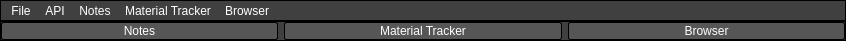
<?xml version="1.0" encoding="UTF-8"?>
<ui version="4.0">
 <class>MainWindow</class>
 <widget class="QMainWindow" name="MainWindow">
  <property name="geometry">
   <rect>
    <x>0</x>
    <y>0</y>
    <width>846</width>
    <height>44</height>
   </rect>
  </property>
  <property name="windowTitle">
   <string>GW2 Hub</string>
  </property>
  <property name="autoFillBackground">
   <bool>false</bool>
  </property>
  <property name="styleSheet">
   <string notr="true">QMainWindow
{
	background:transparent;
}

QMenuBar
 {
    background-color: rgb(64, 64, 64);
	border: 1px solid #000;
	color: #fff;
}

QMenuBar::item 
{
    background-color: rgb(64, 64, 64);
	color: white;
}

QMenuBar::item:selected { /* when selected using mouse or keyboard */
    background:  rgb(144, 144, 144);
}

QMenuBar::item:pressed {
    background:   rgb(144, 144, 144);
}

QMenu
{
    background-color: qlineargradient(spread:repeat, x1:1, y1:0, x2:1, y2:1,              	stop:0 rgba(57, 57, 57, 255),stop:1 rgba(50, 50, 50, 255));
    border: 1px solid #222;
    padding: 4px;
	color: #fff;
}

QMenu::item 
{
    background-color: transparent;
    padding: 2px 20px 2px 20px;
	color: white;
}

QMenu::separator
{
   	background-color: rgb(183, 134, 32);
	height: 1px;
}

QMenu::item:selected 
{
    background: rgba(100, 100, 100, 150);
}

QMenu::item:disabled
{
	 background-color: transparent;
	 color: rgb(108, 108, 108);
}

</string>
  </property>
  <widget class="QWidget" name="centralwidget">
   <property name="styleSheet">
    <string notr="true"/>
   </property>
   <layout class="QVBoxLayout" name="verticalLayout">
    <property name="spacing">
     <number>0</number>
    </property>
    <property name="leftMargin">
     <number>0</number>
    </property>
    <property name="topMargin">
     <number>0</number>
    </property>
    <property name="rightMargin">
     <number>0</number>
    </property>
    <property name="bottomMargin">
     <number>0</number>
    </property>
    <item>
     <widget class="QFrame" name="FrameStyleSheet">
      <property name="styleSheet">
       <string notr="true">QFrame
{
	background-color: rgb(64, 64, 64);
    border: 1px solid black;
}

QPushButton
{
	background-color: rgba(136, 136, 136, 30%);
	color: white;
	min-width: 80px;
	border-style: solid;
	border-width: 1px;
	border-radius: 2px;
	border-color: black;
	padding: 1px;
}

QPushButton::flat
{
	background-color: transparent;
	border: none;
	color: #fff;
}

QPushButton::hover
{
	background-color: rgba(0, 39, 255, 20%);
	border: 1px solid black;

}

QPushButton:pressed 
{
    background-color: rgb(64, 64, 64);
}</string>
      </property>
      <property name="frameShape">
       <enum>QFrame::StyledPanel</enum>
      </property>
      <property name="frameShadow">
       <enum>QFrame::Raised</enum>
      </property>
      <layout class="QHBoxLayout" name="horizontalLayout_2">
       <property name="leftMargin">
        <number>0</number>
       </property>
       <property name="topMargin">
        <number>0</number>
       </property>
       <property name="rightMargin">
        <number>0</number>
       </property>
       <property name="bottomMargin">
        <number>0</number>
       </property>
       <item>
        <layout class="QHBoxLayout" name="horizontalLayout">
         <property name="spacing">
          <number>6</number>
         </property>
         <item>
          <widget class="QPushButton" name="notesPushButton">
           <property name="text">
            <string>Notes</string>
           </property>
          </widget>
         </item>
         <item>
          <widget class="QPushButton" name="materialTrackPushButton">
           <property name="styleSheet">
            <string notr="true"/>
           </property>
           <property name="text">
            <string>Material Tracker</string>
           </property>
          </widget>
         </item>
         <item>
          <widget class="QPushButton" name="browserPushButton">
           <property name="text">
            <string>Browser</string>
           </property>
          </widget>
         </item>
        </layout>
       </item>
      </layout>
     </widget>
    </item>
    <item>
     <spacer name="verticalSpacer">
      <property name="orientation">
       <enum>Qt::Vertical</enum>
      </property>
      <property name="sizeType">
       <enum>QSizePolicy::Expanding</enum>
      </property>
      <property name="sizeHint" stdset="0">
       <size>
        <width>0</width>
        <height>0</height>
       </size>
      </property>
     </spacer>
    </item>
    <item>
     <widget class="QStackedWidget" name="stackedWidget">
      <property name="sizePolicy">
       <sizepolicy hsizetype="Preferred" vsizetype="Preferred">
        <horstretch>0</horstretch>
        <verstretch>100</verstretch>
       </sizepolicy>
      </property>
      <property name="currentIndex">
       <number>-1</number>
      </property>
     </widget>
    </item>
   </layout>
  </widget>
  <widget class="QMenuBar" name="menuBar">
   <property name="geometry">
    <rect>
     <x>0</x>
     <y>0</y>
     <width>846</width>
     <height>23</height>
    </rect>
   </property>
   <property name="palette">
    <palette>
     <active>
      <colorrole role="WindowText">
       <brush brushstyle="SolidPattern">
        <color alpha="255">
         <red>255</red>
         <green>255</green>
         <blue>255</blue>
        </color>
       </brush>
      </colorrole>
      <colorrole role="Button">
       <brush brushstyle="SolidPattern">
        <color alpha="255">
         <red>64</red>
         <green>64</green>
         <blue>64</blue>
        </color>
       </brush>
      </colorrole>
      <colorrole role="Text">
       <brush brushstyle="SolidPattern">
        <color alpha="255">
         <red>255</red>
         <green>255</green>
         <blue>255</blue>
        </color>
       </brush>
      </colorrole>
      <colorrole role="ButtonText">
       <brush brushstyle="SolidPattern">
        <color alpha="255">
         <red>255</red>
         <green>255</green>
         <blue>255</blue>
        </color>
       </brush>
      </colorrole>
      <colorrole role="Base">
       <brush brushstyle="SolidPattern">
        <color alpha="255">
         <red>64</red>
         <green>64</green>
         <blue>64</blue>
        </color>
       </brush>
      </colorrole>
      <colorrole role="Window">
       <brush brushstyle="SolidPattern">
        <color alpha="255">
         <red>64</red>
         <green>64</green>
         <blue>64</blue>
        </color>
       </brush>
      </colorrole>
      <colorrole role="PlaceholderText">
       <brush brushstyle="NoBrush">
        <color alpha="128">
         <red>255</red>
         <green>255</green>
         <blue>255</blue>
        </color>
       </brush>
      </colorrole>
     </active>
     <inactive>
      <colorrole role="WindowText">
       <brush brushstyle="SolidPattern">
        <color alpha="255">
         <red>255</red>
         <green>255</green>
         <blue>255</blue>
        </color>
       </brush>
      </colorrole>
      <colorrole role="Button">
       <brush brushstyle="SolidPattern">
        <color alpha="255">
         <red>64</red>
         <green>64</green>
         <blue>64</blue>
        </color>
       </brush>
      </colorrole>
      <colorrole role="Text">
       <brush brushstyle="SolidPattern">
        <color alpha="255">
         <red>255</red>
         <green>255</green>
         <blue>255</blue>
        </color>
       </brush>
      </colorrole>
      <colorrole role="ButtonText">
       <brush brushstyle="SolidPattern">
        <color alpha="255">
         <red>255</red>
         <green>255</green>
         <blue>255</blue>
        </color>
       </brush>
      </colorrole>
      <colorrole role="Base">
       <brush brushstyle="SolidPattern">
        <color alpha="255">
         <red>64</red>
         <green>64</green>
         <blue>64</blue>
        </color>
       </brush>
      </colorrole>
      <colorrole role="Window">
       <brush brushstyle="SolidPattern">
        <color alpha="255">
         <red>64</red>
         <green>64</green>
         <blue>64</blue>
        </color>
       </brush>
      </colorrole>
      <colorrole role="PlaceholderText">
       <brush brushstyle="NoBrush">
        <color alpha="128">
         <red>255</red>
         <green>255</green>
         <blue>255</blue>
        </color>
       </brush>
      </colorrole>
     </inactive>
     <disabled>
      <colorrole role="WindowText">
       <brush brushstyle="SolidPattern">
        <color alpha="255">
         <red>255</red>
         <green>255</green>
         <blue>255</blue>
        </color>
       </brush>
      </colorrole>
      <colorrole role="Button">
       <brush brushstyle="SolidPattern">
        <color alpha="255">
         <red>64</red>
         <green>64</green>
         <blue>64</blue>
        </color>
       </brush>
      </colorrole>
      <colorrole role="Text">
       <brush brushstyle="SolidPattern">
        <color alpha="255">
         <red>255</red>
         <green>255</green>
         <blue>255</blue>
        </color>
       </brush>
      </colorrole>
      <colorrole role="ButtonText">
       <brush brushstyle="SolidPattern">
        <color alpha="255">
         <red>255</red>
         <green>255</green>
         <blue>255</blue>
        </color>
       </brush>
      </colorrole>
      <colorrole role="Base">
       <brush brushstyle="SolidPattern">
        <color alpha="255">
         <red>64</red>
         <green>64</green>
         <blue>64</blue>
        </color>
       </brush>
      </colorrole>
      <colorrole role="Window">
       <brush brushstyle="SolidPattern">
        <color alpha="255">
         <red>64</red>
         <green>64</green>
         <blue>64</blue>
        </color>
       </brush>
      </colorrole>
      <colorrole role="PlaceholderText">
       <brush brushstyle="NoBrush">
        <color alpha="128">
         <red>255</red>
         <green>255</green>
         <blue>255</blue>
        </color>
       </brush>
      </colorrole>
     </disabled>
    </palette>
   </property>
   <widget class="QMenu" name="menuFile">
    <property name="palette">
     <palette>
      <active>
       <colorrole role="WindowText">
        <brush brushstyle="SolidPattern">
         <color alpha="255">
          <red>255</red>
          <green>255</green>
          <blue>255</blue>
         </color>
        </brush>
       </colorrole>
       <colorrole role="Button">
        <brush brushstyle="LinearGradientPattern">
         <gradient startx="1.000000000000000" starty="0.000000000000000" endx="1.000000000000000" endy="1.000000000000000" type="LinearGradient" spread="RepeatSpread" coordinatemode="ObjectBoundingMode">
          <gradientstop position="0.000000000000000">
           <color alpha="255">
            <red>57</red>
            <green>57</green>
            <blue>57</blue>
           </color>
          </gradientstop>
          <gradientstop position="1.000000000000000">
           <color alpha="255">
            <red>50</red>
            <green>50</green>
            <blue>50</blue>
           </color>
          </gradientstop>
         </gradient>
        </brush>
       </colorrole>
       <colorrole role="Text">
        <brush brushstyle="SolidPattern">
         <color alpha="255">
          <red>255</red>
          <green>255</green>
          <blue>255</blue>
         </color>
        </brush>
       </colorrole>
       <colorrole role="ButtonText">
        <brush brushstyle="SolidPattern">
         <color alpha="255">
          <red>255</red>
          <green>255</green>
          <blue>255</blue>
         </color>
        </brush>
       </colorrole>
       <colorrole role="Base">
        <brush brushstyle="LinearGradientPattern">
         <gradient startx="1.000000000000000" starty="0.000000000000000" endx="1.000000000000000" endy="1.000000000000000" type="LinearGradient" spread="RepeatSpread" coordinatemode="ObjectBoundingMode">
          <gradientstop position="0.000000000000000">
           <color alpha="255">
            <red>57</red>
            <green>57</green>
            <blue>57</blue>
           </color>
          </gradientstop>
          <gradientstop position="1.000000000000000">
           <color alpha="255">
            <red>50</red>
            <green>50</green>
            <blue>50</blue>
           </color>
          </gradientstop>
         </gradient>
        </brush>
       </colorrole>
       <colorrole role="Window">
        <brush brushstyle="LinearGradientPattern">
         <gradient startx="1.000000000000000" starty="0.000000000000000" endx="1.000000000000000" endy="1.000000000000000" type="LinearGradient" spread="RepeatSpread" coordinatemode="ObjectBoundingMode">
          <gradientstop position="0.000000000000000">
           <color alpha="255">
            <red>57</red>
            <green>57</green>
            <blue>57</blue>
           </color>
          </gradientstop>
          <gradientstop position="1.000000000000000">
           <color alpha="255">
            <red>50</red>
            <green>50</green>
            <blue>50</blue>
           </color>
          </gradientstop>
         </gradient>
        </brush>
       </colorrole>
       <colorrole role="PlaceholderText">
        <brush brushstyle="NoBrush">
         <color alpha="128">
          <red>255</red>
          <green>255</green>
          <blue>255</blue>
         </color>
        </brush>
       </colorrole>
      </active>
      <inactive>
       <colorrole role="WindowText">
        <brush brushstyle="SolidPattern">
         <color alpha="255">
          <red>255</red>
          <green>255</green>
          <blue>255</blue>
         </color>
        </brush>
       </colorrole>
       <colorrole role="Button">
        <brush brushstyle="LinearGradientPattern">
         <gradient startx="1.000000000000000" starty="0.000000000000000" endx="1.000000000000000" endy="1.000000000000000" type="LinearGradient" spread="RepeatSpread" coordinatemode="ObjectBoundingMode">
          <gradientstop position="0.000000000000000">
           <color alpha="255">
            <red>57</red>
            <green>57</green>
            <blue>57</blue>
           </color>
          </gradientstop>
          <gradientstop position="1.000000000000000">
           <color alpha="255">
            <red>50</red>
            <green>50</green>
            <blue>50</blue>
           </color>
          </gradientstop>
         </gradient>
        </brush>
       </colorrole>
       <colorrole role="Text">
        <brush brushstyle="SolidPattern">
         <color alpha="255">
          <red>255</red>
          <green>255</green>
          <blue>255</blue>
         </color>
        </brush>
       </colorrole>
       <colorrole role="ButtonText">
        <brush brushstyle="SolidPattern">
         <color alpha="255">
          <red>255</red>
          <green>255</green>
          <blue>255</blue>
         </color>
        </brush>
       </colorrole>
       <colorrole role="Base">
        <brush brushstyle="LinearGradientPattern">
         <gradient startx="1.000000000000000" starty="0.000000000000000" endx="1.000000000000000" endy="1.000000000000000" type="LinearGradient" spread="RepeatSpread" coordinatemode="ObjectBoundingMode">
          <gradientstop position="0.000000000000000">
           <color alpha="255">
            <red>57</red>
            <green>57</green>
            <blue>57</blue>
           </color>
          </gradientstop>
          <gradientstop position="1.000000000000000">
           <color alpha="255">
            <red>50</red>
            <green>50</green>
            <blue>50</blue>
           </color>
          </gradientstop>
         </gradient>
        </brush>
       </colorrole>
       <colorrole role="Window">
        <brush brushstyle="LinearGradientPattern">
         <gradient startx="1.000000000000000" starty="0.000000000000000" endx="1.000000000000000" endy="1.000000000000000" type="LinearGradient" spread="RepeatSpread" coordinatemode="ObjectBoundingMode">
          <gradientstop position="0.000000000000000">
           <color alpha="255">
            <red>57</red>
            <green>57</green>
            <blue>57</blue>
           </color>
          </gradientstop>
          <gradientstop position="1.000000000000000">
           <color alpha="255">
            <red>50</red>
            <green>50</green>
            <blue>50</blue>
           </color>
          </gradientstop>
         </gradient>
        </brush>
       </colorrole>
       <colorrole role="PlaceholderText">
        <brush brushstyle="NoBrush">
         <color alpha="128">
          <red>255</red>
          <green>255</green>
          <blue>255</blue>
         </color>
        </brush>
       </colorrole>
      </inactive>
      <disabled>
       <colorrole role="WindowText">
        <brush brushstyle="SolidPattern">
         <color alpha="255">
          <red>255</red>
          <green>255</green>
          <blue>255</blue>
         </color>
        </brush>
       </colorrole>
       <colorrole role="Button">
        <brush brushstyle="LinearGradientPattern">
         <gradient startx="1.000000000000000" starty="0.000000000000000" endx="1.000000000000000" endy="1.000000000000000" type="LinearGradient" spread="RepeatSpread" coordinatemode="ObjectBoundingMode">
          <gradientstop position="0.000000000000000">
           <color alpha="255">
            <red>57</red>
            <green>57</green>
            <blue>57</blue>
           </color>
          </gradientstop>
          <gradientstop position="1.000000000000000">
           <color alpha="255">
            <red>50</red>
            <green>50</green>
            <blue>50</blue>
           </color>
          </gradientstop>
         </gradient>
        </brush>
       </colorrole>
       <colorrole role="Text">
        <brush brushstyle="SolidPattern">
         <color alpha="255">
          <red>255</red>
          <green>255</green>
          <blue>255</blue>
         </color>
        </brush>
       </colorrole>
       <colorrole role="ButtonText">
        <brush brushstyle="SolidPattern">
         <color alpha="255">
          <red>255</red>
          <green>255</green>
          <blue>255</blue>
         </color>
        </brush>
       </colorrole>
       <colorrole role="Base">
        <brush brushstyle="LinearGradientPattern">
         <gradient startx="1.000000000000000" starty="0.000000000000000" endx="1.000000000000000" endy="1.000000000000000" type="LinearGradient" spread="RepeatSpread" coordinatemode="ObjectBoundingMode">
          <gradientstop position="0.000000000000000">
           <color alpha="255">
            <red>57</red>
            <green>57</green>
            <blue>57</blue>
           </color>
          </gradientstop>
          <gradientstop position="1.000000000000000">
           <color alpha="255">
            <red>50</red>
            <green>50</green>
            <blue>50</blue>
           </color>
          </gradientstop>
         </gradient>
        </brush>
       </colorrole>
       <colorrole role="Window">
        <brush brushstyle="LinearGradientPattern">
         <gradient startx="1.000000000000000" starty="0.000000000000000" endx="1.000000000000000" endy="1.000000000000000" type="LinearGradient" spread="RepeatSpread" coordinatemode="ObjectBoundingMode">
          <gradientstop position="0.000000000000000">
           <color alpha="255">
            <red>57</red>
            <green>57</green>
            <blue>57</blue>
           </color>
          </gradientstop>
          <gradientstop position="1.000000000000000">
           <color alpha="255">
            <red>50</red>
            <green>50</green>
            <blue>50</blue>
           </color>
          </gradientstop>
         </gradient>
        </brush>
       </colorrole>
       <colorrole role="PlaceholderText">
        <brush brushstyle="NoBrush">
         <color alpha="128">
          <red>255</red>
          <green>255</green>
          <blue>255</blue>
         </color>
        </brush>
       </colorrole>
      </disabled>
     </palette>
    </property>
    <property name="title">
     <string>File</string>
    </property>
    <addaction name="actionClose_Application"/>
   </widget>
   <widget class="QMenu" name="menuAPI">
    <property name="title">
     <string>API</string>
    </property>
    <addaction name="actionAdd_API_Key"/>
    <addaction name="actionRemove_API_Key"/>
   </widget>
   <widget class="QMenu" name="menuBrowser">
    <property name="title">
     <string>Browser</string>
    </property>
    <addaction name="actionDelete_Cookies"/>
    <addaction name="actionClear_All_Visited_Links"/>
    <addaction name="actionClear_History"/>
   </widget>
   <widget class="QMenu" name="menuMaterial_Tracker">
    <property name="title">
     <string>Material Tracker</string>
    </property>
    <addaction name="actionSave"/>
    <addaction name="matTraActionSaveAs"/>
    <addaction name="actionOpen"/>
    <addaction name="actionImportExcelSheet"/>
   </widget>
   <widget class="QMenu" name="menuNotes">
    <property name="title">
     <string>Notes</string>
    </property>
    <addaction name="notesActionSave"/>
    <addaction name="notesActionSaveAs"/>
    <addaction name="notesActionOpen"/>
   </widget>
   <addaction name="menuFile"/>
   <addaction name="menuAPI"/>
   <addaction name="menuNotes"/>
   <addaction name="menuMaterial_Tracker"/>
   <addaction name="menuBrowser"/>
  </widget>
  <action name="actionAdd_API_Key">
   <property name="text">
    <string>Add API Key</string>
   </property>
  </action>
  <action name="actionRemove_API_Key">
   <property name="text">
    <string>Remove API Key</string>
   </property>
  </action>
  <action name="actionSave">
   <property name="enabled">
    <bool>false</bool>
   </property>
   <property name="text">
    <string>Save</string>
   </property>
   <property name="shortcut">
    <string>Ctrl+S</string>
   </property>
  </action>
  <action name="actionOpen">
   <property name="enabled">
    <bool>false</bool>
   </property>
   <property name="text">
    <string>Open</string>
   </property>
   <property name="shortcut">
    <string>Ctrl+O</string>
   </property>
   <property name="visible">
    <bool>true</bool>
   </property>
  </action>
  <action name="actionClose_Application">
   <property name="text">
    <string>Exit</string>
   </property>
   <property name="shortcut">
    <string>Ctrl+E</string>
   </property>
  </action>
  <action name="actionDelete_Cookies">
   <property name="text">
    <string>Delete Cookies</string>
   </property>
  </action>
  <action name="actionClear_All_Visited_Links">
   <property name="text">
    <string>Clear All Visited Links</string>
   </property>
  </action>
  <action name="actionClear_History">
   <property name="text">
    <string>Clear History</string>
   </property>
  </action>
  <action name="notesActionSave">
   <property name="enabled">
    <bool>false</bool>
   </property>
   <property name="text">
    <string>Save</string>
   </property>
  </action>
  <action name="notesActionOpen">
   <property name="enabled">
    <bool>false</bool>
   </property>
   <property name="text">
    <string>Open</string>
   </property>
  </action>
  <action name="actionImportExcelSheet">
   <property name="enabled">
    <bool>false</bool>
   </property>
   <property name="text">
    <string>Import Excel Sheet</string>
   </property>
  </action>
  <action name="actionFetchMaterialIcons">
   <property name="text">
    <string>Fetch Material Icons</string>
   </property>
  </action>
  <action name="notesActionSaveAs">
   <property name="enabled">
    <bool>false</bool>
   </property>
   <property name="text">
    <string>Save As</string>
   </property>
  </action>
  <action name="matTraActionSaveAs">
   <property name="enabled">
    <bool>false</bool>
   </property>
   <property name="text">
    <string>Save As</string>
   </property>
  </action>
 </widget>
 <resources/>
 <connections/>
</ui>
